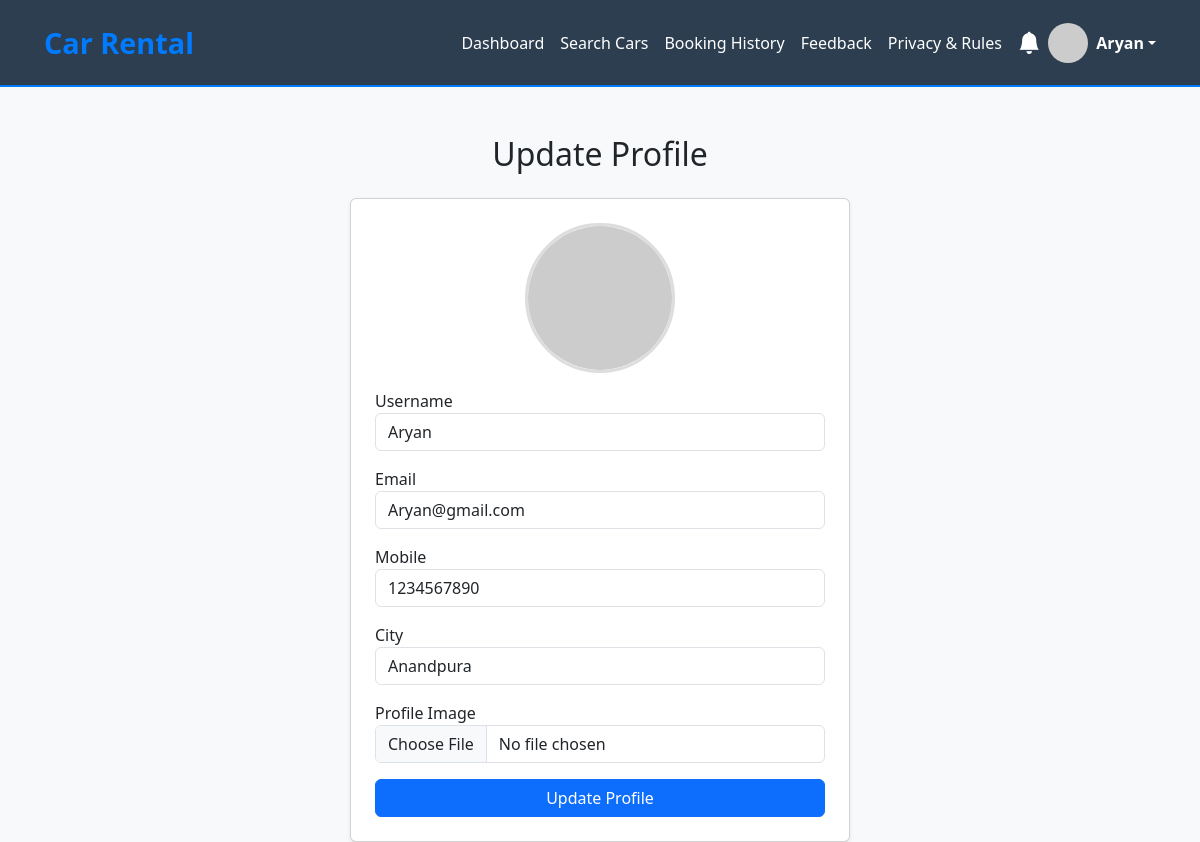
The app's page /profile.php (signed in) with its own data.
### tables this page shows
CREATE TABLE `users` (
  `id` int(11) NOT NULL,
  `username` varchar(50) NOT NULL,
  `email` varchar(100) NOT NULL,
  `mobile` varchar(20) NOT NULL,
  `city` varchar(50) NOT NULL,
  `image` varchar(255) DEFAULT NULL,
  `password` varchar(255) NOT NULL,
  `role` varchar(10) NOT NULL DEFAULT 'user'
);

### profile.php (the view, shortened to what this page needs)
<?php
include '../config.php';
?>
<!DOCTYPE html>
<html lang="en">
<head>
    <link href="https://cdn.jsdelivr.net/npm/bootstrap@5.3.0/dist/css/bootstrap.min.css" rel="stylesheet">
</head>
<body class="bg-light">
    <?php include 'Header.php'; ?>
    <div class="container mt-5">
        <h2 class="text-center mb-4">Update Profile</h2>
        <div class="card p-4 shadow-sm mx-auto" style="max-width: 500px;">
            <form method="POST" enctype="multipart/form-data">
                <div class="text-center mb-3">
                    <img src="<?= htmlspecialchars($profileImage) ?>" class="profile-img" alt="Profile Image">
                </div>
                <div class="mb-3">
                    <label>Username</label>
                    <input type="text" name="username" class="form-control" value="<?= htmlspecialchars($user['username']) ?>" required>
                </div>
                <div class="mb-3">
                    <label>Email</label>
                    <input type="email" name="email" class="form-control" value="<?= htmlspecialchars($user['email']) ?>" required>
                </div>
                <div class="mb-3">
                    <label>Mobile</label>
                    <input type="text" name="mobile" class="form-control" value="<?= htmlspecialchars($user['mobile']) ?>" required>
                </div>
                <div class="mb-3">
                    <label>City</label>
                    <input type="text" name="city" class="form-control" value="<?= htmlspecialchars($user['city']) ?>" required>
                </div>
                <div class="mb-3">
                    <label>Profile Image</label>
                    <input type="file" name="image" class="form-control">
                </div>
                <div class="d-grid">
                    <button type="submit" name="update_profile" class="btn btn-primary">Update Profile</button>
                </div>
            </form>
        </div>
    </div>
</body>
</html>

### Header.php (shortened to what this page needs)
<?php
include '../config.php';
$user = null;
if (isset($_SESSION['user_id'])) {
    $uid = $_SESSION['user_id'];
    $stmt = $conn->prepare("SELECT * FROM users WHERE id = ?");
    $stmt->bind_param("i", $uid);
    $stmt->execute();
    $user = $stmt->get_result()->fetch_assoc();
    $profileImage = !empty($user['image']) && file_exists("../assets/images/" . $user['image'])
        ? "../assets/images/" . $user['image']
        : "https://placehold.co/50x50/34495e/ecf0f1?text=User";
}
$current_page = basename($_SERVER['PHP_SELF']);
?>
<!DOCTYPE html>
<html lang="en">
<head>
<link href="https://cdn.jsdelivr.net/npm/bootstrap@5.3.0/dist/css/bootstrap.min.css" rel="stylesheet">
<link href="https://cdn.jsdelivr.net/npm/bootstrap-icons@1.10.5/font/bootstrap-icons.css" rel="stylesheet">
</head>
<body>
<nav class="navbar navbar-expand-lg navbar-dark navbar-custom">
    <div class="container-fluid">
        <a class="navbar-brand" href="dashboard.php">Car Rental</a>
        <div class="collapse navbar-collapse" id="navbarNav">
            <ul class="navbar-nav ms-auto align-items-center">
                <?php if ($user): ?>
                    <li class="nav-item">
                        <a class="nav-link <?= ($current_page == 'dashboard.php') ? 'active' : '' ?>" href="dashboard.php">Dashboard</a>
                    </li>
                    <li class="nav-item">
                        <a class="nav-link <?= ($current_page == 'search_cars.php') ? 'active' : '' ?>" href="search_cars.php">Search Cars</a>
                    </li>
                    <li class="nav-item">
                        <a class="nav-link <?= ($current_page == 'booking_history.php') ? 'active' : '' ?>" href="booking_history.php">Booking History</a>
                    </li>
                    <li class="nav-item">
                        <a class="nav-link <?= ($current_page == 'feedback.php') ? 'active' : '' ?>" href="feedback.php">Feedback</a>
                    </li>
                    <li class="nav-item">
                    <a class="nav-link <?= ($current_page == 'privacy_policy.php') ? 'active' : '' ?>" href="privacy_policy.php">Privacy & Rules</a>
                </li>
                    <li class="nav-item dropdown">
                        <a class="nav-link position-relative" href="#" role="button" data-bs-toggle="dropdown" aria-expanded="false">
                            <i class="bi bi-bell-fill notification"></i>
                        </a>
                    </li>
<div class="dropdown ms-auto">
  <a href="#" class="d-flex align-items-center text-white text-decoration-none dropdown-toggle" id="userDropdown" data-bs-toggle="dropdown" aria-expanded="false">
    <img src="<?php echo htmlspecialchars($profileImage); ?>" alt="User" width="40" height="40" class="rounded-circle me-2">
    <strong><?php echo htmlspecialchars($user['username'] ?? 'User'); ?></strong>
  </a>
</div>
                <?php else: ?>
                    <li class="nav-item"><a class="nav-link <?= ($current_page == 'index.php') ? 'active' : '' ?>" href="index.php">Login</a></li>
                    <li class="nav-item"><a class="nav-link <?= ($current_page == 'register.php') ? 'active' : '' ?>" href="register.php">Register</a></li>
                <?php endif; ?>
            </ul>
        </div>
    </div>
</nav>
</body>
</html>

### profile.php (style rules this page uses)
.profile-img { width: 150px; height: 150px; object-fit: cover; border-radius: 50%; border: 3px solid #ddd; }

### Header.php (style rules this page uses)
body { background-color: #f0f2f5; }
.navbar-custom { background:#2c3e50; padding:1rem 2rem; border-bottom:2px solid #007BFF; }
.navbar-brand { font-weight:700; font-size:1.8rem; color:#007BFF; }
.nav-link { color:#fff !important; padding:0.6rem 1rem; font-weight:500; transition:all 0.3s ease; }
.notification { font-size:1.4rem; color:#fff; }

### records on screen
users: username "Aryan", email "Aryan@gmail.com", mobile "1234567890", city "Anandpura"
